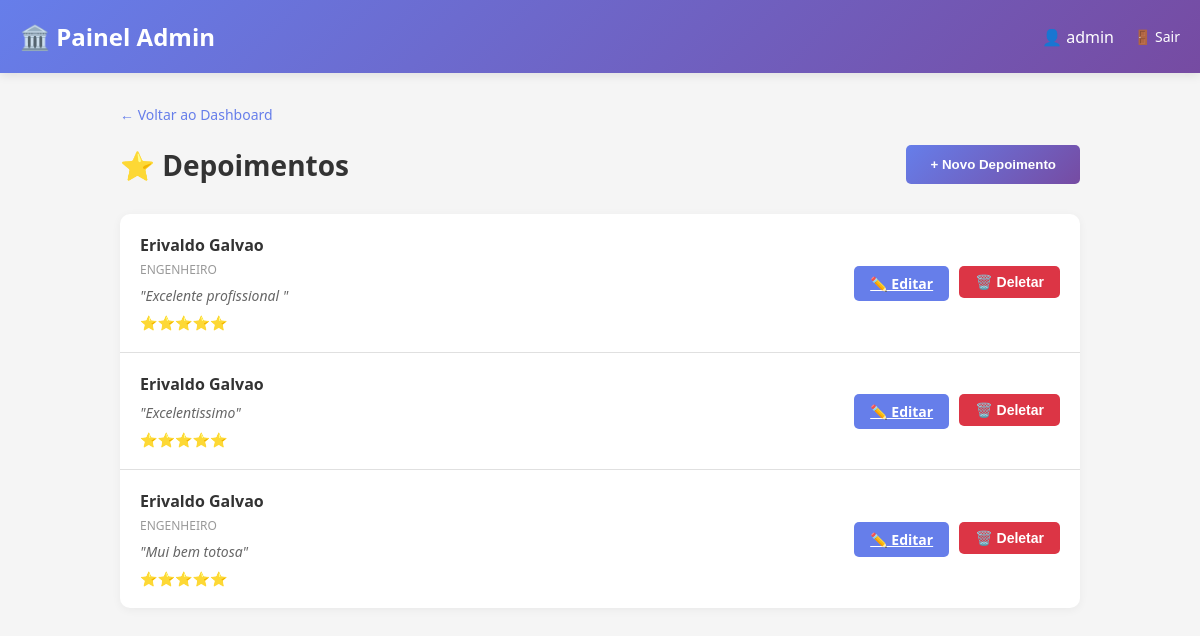
Before: /admin/depoimentos (signed in) with the older database file.
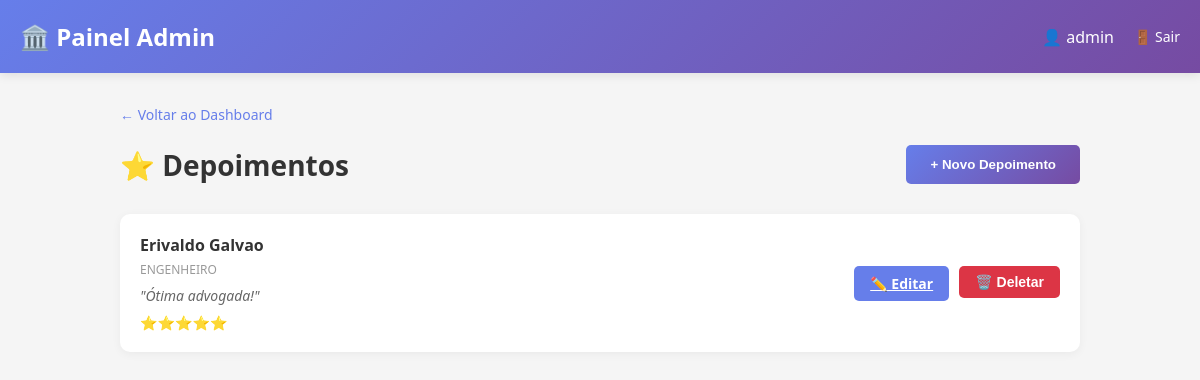
After: the same page with the newer database file.
### models.py (models this page shows, shortened)
class User(UserMixin, db.Model):
    id = db.Column(db.Integer, primary_key=True)
    username = db.Column(db.String(80), unique=True, nullable=False)
    email = db.Column(db.String(120), unique=True, nullable=False)
    password_hash = db.Column(db.String(200), nullable=False)
    created_at = db.Column(db.DateTime, default=datetime.utcnow)

class Depoimento(db.Model):
    id = db.Column(db.Integer, primary_key=True)
    nome = db.Column(db.String(100), nullable=False)
    profissao = db.Column(db.String(100), default="")
    texto = db.Column(db.Text, nullable=False)
    avaliacao = db.Column(db.Integer, default=5)
    email = db.Column(db.String(120), default="")
    telefone = db.Column(db.String(50), default="")
    icone = db.Column(db.String(100), default="⭐")
    tipo_icone = db.Column(db.String(50), default="emoji")
    cor_icone = db.Column(db.String(20), default="#FFD700")
    ordem = db.Column(db.Integer, default=0)
    criado_em = db.Column(db.DateTime, default=datetime.utcnow)

### app.py (the view, shortened to what this page needs)
@app.route('/admin/depoimentos', methods=['GET', 'POST'])
@login_required
def admin_depoimentos():
    depoimentos = Depoimento.query.order_by(Depoimento.ordem).all()
    return render_template('admin/depoimentos.html', depoimentos=depoimentos)

### app.py (called while the page is built)
@login_manager.user_loader
def load_user(user_id):
    return User.query.get(int(user_id))

### templates/admin/depoimentos.html (shortened to what this page needs)
<!DOCTYPE html>
<html lang="pt-BR">
<head>
    <link rel="stylesheet" href="https://cdnjs.cloudflare.com/ajax/libs/font-awesome/6.4.0/css/all.min.css">
</head>
<body>
    <div class="navbar">
        <h1>🏛️ Painel Admin</h1>
        <div class="navbar-right">
            <span>👤 {{ current_user.username }}</span>
            <a href="{{ url_for('admin_logout') }}">🚪 Sair</a>
        </div>
    </div>
    <div class="container">
        <div class="back-link">
            <a href="{{ url_for('admin_dashboard') }}">← Voltar ao Dashboard</a>
        </div>
        <div class="header-section">
            <h2>⭐ Depoimentos</h2>
            <button class="btn-novo" onclick="toggleForm()">+ Novo Depoimento</button>
        </div>
        <div class="depoimentos-list">
            {% if depoimentos %}
                {% for depoimento in depoimentos %}
                <div class="depoimento-item">
                    <div class="depoimento-info">
                        <div class="depoimento-nome">{{ depoimento.nome }}</div>
                        <div class="depoimento-profissao">{{ depoimento.profissao }}</div>
                        <div class="depoimento-texto">"{{ depoimento.texto }}"</div>
                        <div class="depoimento-estrelas">
                            {% for i in range(depoimento.avaliacao) %}⭐{% endfor %}
                    </div>
                    </div>
                    <div class="depoimento-actions">
                        <a href="{{ url_for('admin_editar_depoimento', id=depoimento.id) }}" class="btn-edit">✏️ Editar</a>
                        <form method="POST" action="{{ url_for('admin_deletar_depoimento', id=depoimento.id) }}" style="display: inline;" onsubmit="return confirm('Tem certeza?');">
                            <button type="submit" class="btn-delete">🗑️ Deletar</button>
                        </form>
                    </div>
                </div>
                {% endfor %}
            {% else %}
                <div style="padding: 40px; text-align: center; color: #999;">
                    <p>Nenhum depoimento cadastrado ainda.</p>
                </div>
            {% endif %}
        </div>
    </div>
</body>
</html>

### templates/admin/depoimentos.html (style rules this page uses)
* { margin: 0; padding: 0; box-sizing: border-box; }
body { font-family: 'Segoe UI', Tahoma, Geneva, Verdana, sans-serif; background-color: #f5f5f5; }
.navbar { background: linear-gradient(135deg, #667eea 0%, #764ba2 100%); color: white; padding: 20px; display: flex; justify-content: space-between; align-items: center; box-shadow: 0 2px 10px rgba(0, 0, 0, 0.1); }
.navbar h1 { font-size: 24px; }
.navbar-right { display: flex; gap: 20px; align-items: center; }
.navbar-right a { color: white; text-decoration: none; font-size: 14px; }
.container { max-width: 1000px; margin: 30px auto; padding: 0 20px; }
.back-link { margin-bottom: 20px; }
.back-link a { color: #667eea; text-decoration: none; font-size: 14px; }
.header-section { display: flex; justify-content: space-between; align-items: center; margin-bottom: 30px; }
.header-section h2 { color: #333; font-size: 28px; }
.btn-novo { padding: 12px 24px; background: linear-gradient(135deg, #667eea 0%, #764ba2 100%); color: white; border: none; border-radius: 5px; cursor: pointer; font-weight: 600; transition: transform 0.2s; }
.depoimentos-list { background: white; border-radius: 10px; box-shadow: 0 2px 10px rgba(0, 0, 0, 0.05); overflow: hidden; }
.depoimento-item { padding: 20px; border-bottom: 1px solid #e0e0e0; display: flex; justify-content: space-between; align-items: center; }
.depoimento-item:last-child { border-bottom: none; }
.depoimento-info { flex: 1; }
.depoimento-nome { color: #333; font-weight: 600; margin-bottom: 5px; }
.depoimento-profissao { color: #999; font-size: 12px; margin-bottom: 8px; }
.depoimento-texto { color: #666; font-size: 14px; font-style: italic; margin-bottom: 8px; }
.depoimento-estrelas { color: #FFD700; font-size: 14px; }
.depoimento-actions { display: flex; gap: 10px; }
.btn-edit, .btn-delete { padding: 8px 16px; border: none; border-radius: 5px; cursor: pointer; font-size: 14px; font-weight: 600; transition: transform 0.2s; }
.btn-edit { background: #667eea; color: white; }
.btn-delete { background: #dc3545; color: white; }

Changed rows visible on the page:
removed Depoimento: nome "Erivaldo Galvao", texto "Excelentissimo", avaliacao 5 (drawn)
removed Depoimento: nome "Erivaldo Galvao", profissao "ENGENHEIRO", texto "Mui bem totosa", avaliacao 5 (drawn)
changed Depoimento "Erivaldo Galvao": texto "Excelente profissional" → "Ótima advogada!"
